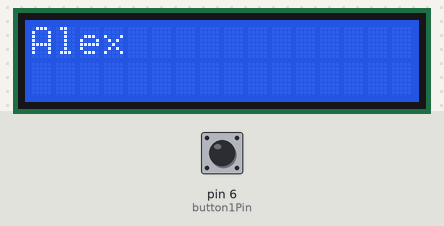
A sketch run on a simulated Arduino Uno, built with avr-gcc and run on an emulated ATmega328P. Shown: 16×2 character LCD. The test bench sets the inputs (shaded band); at power-on: pin 6 (button1Pin) LOW.

Above: at 1.2 s.
1.3 s: pin 6 (button1Pin) pulled HIGH for 3.2 s
At 5.6 s:
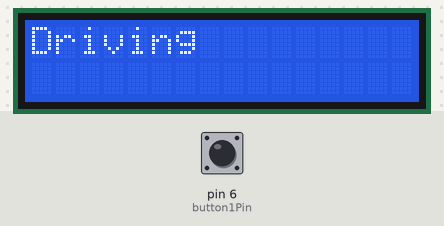
6.0 s: pin 6 (button1Pin) pulled HIGH for 0.6 s
At 7.7 s:
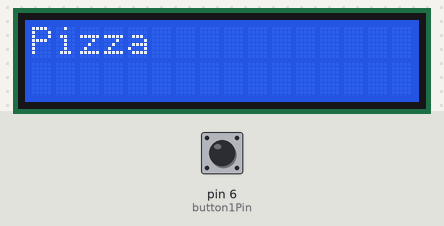
8.1 s: pin 6 (button1Pin) pulled HIGH for 1 s
At 10.4 s:
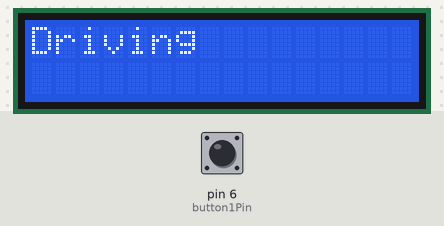
Timing chart, 0 to 11.9 s (numbered marks = the images above; inputs shaded):
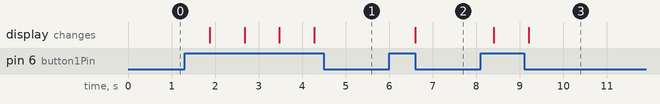

The sketch:

challenge_3.ino
```cpp
//Name: Alex Dorodko
//Date: 08/NOV/2020
//Purpose: this is a program to rotate between my name, favority hobby, and what i want for lunch.

#include <LiquidCrystal.h>

//Initialise the Serial LCD.

LiquidCrystal lcd(12,11,5,4,3,2); //These pin numbers are hard coded in on the serial backpack
int button1Pin = 6;
int flag = 0;

void setup()
{
    lcd.begin (16,2); //Initialize the LCD.
}
void loop()
{
    if (digitalRead(button1Pin) == HIGH)
        {
            if (flag == 0)
            {
                flag = 1;
                delay(300);
            }

            else if(flag == 1)
            {
                flag = 2;
                delay(300);
            }

            else if(flag == 2)
            {
                flag = 0;
                delay(300);
            }
        }


    if (flag == 0)
    {
        lcd.clear();
        lcd.setCursor(0,0); //goto first column and first line (0,0)
        lcd.print("Alex"); //Print at cursor Location
        delay(500);
    }

    else if (flag == 1)
    {
        lcd.clear();
        lcd.setCursor(0,0); //goto first column and first line (0,0)
        lcd.print("Driving"); //Print at cursor Location
        delay(500);
    }

    else if (flag == 2)
    {
        lcd.clear();
        lcd.setCursor(0,0); //goto first column and first line (0,0)
        lcd.print("Pizza"); //Print at cursor Location
        delay(500);

    }
}
```

Measured:
- after the input at 1.3 s, the display: changes after 0.57 s (image 1)
- after the input at 6.0 s, the display: changes after 0.60 s (image 2)
- after the input at 8.1 s, the display: first changes after 0.31 s (image 3 shows a later state)
